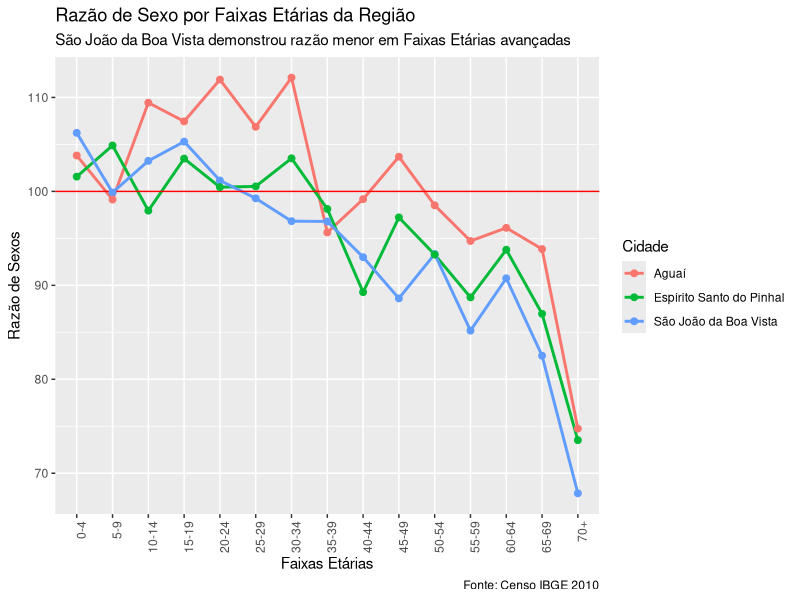
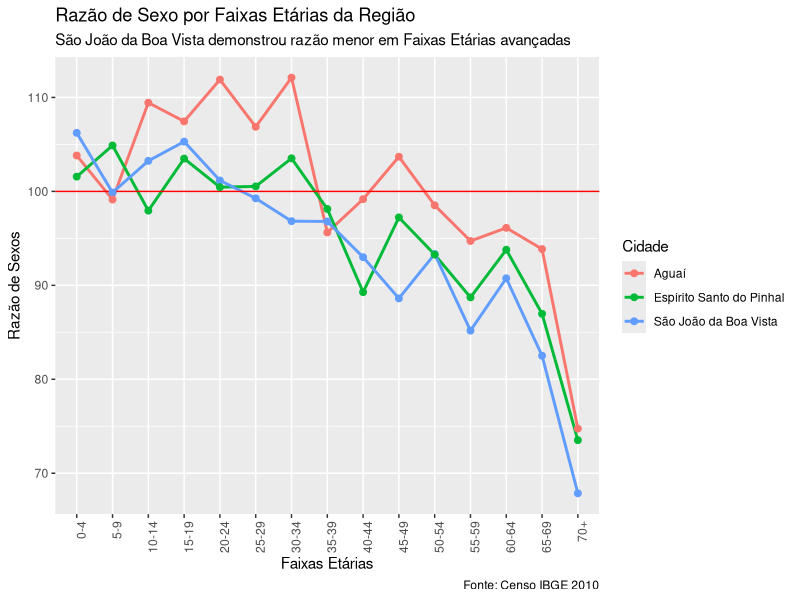

R code for these plots, in order:
library(ggplot2)

label_faixas <- c("0-4", "5-9", "10-14", "15-19", "20-24", "25-29",
                  "30-34", "35-39", "40-44", "45-49", "50-54",
                  "55-59", "60-64", "65-69", "70+")

# Razao de Sao Joao da Boa Vista

pop_m_sjbv <- c(2369,2560,3054,1914+1287,3406,3469,3295,3081,
                2989,2895,2687,2155,1726,1260,2399)

pop_f_sjbv <- c(2230,2563,2958,1897+1143,3367,3495,3403,3183,
                3214,3267,2879,2530,1902,1527,3535)

pop_tot_sjbv <- pop_m_sjbv+pop_f_sjbv

rs_sjbv <- round(pop_m_sjbv/pop_f_sjbv * 100, digits = 2)

# Razao de Espirito Santo do Pinhal

pop_m_pinhal <- c(1166,1331,1624,1035+657,1767,1707,1647,1573,
                  1497,1439,1302,1030,891,614,1227)

pop_f_pinhal <- c(1148,1269,1658,964+671,1759,1698,1591,1603,
                  1677,1480,1396,1161,950,706,1669)

pop_tot_pinhal <- pop_m_pinhal + pop_f_pinhal

rs_pinhal <- round(pop_m_pinhal/pop_f_pinhal * 100, digits = 2)

# Razao de Aguai

pop_m_aguai <- c(1170,1146,1391,906+565,1533,1540,1342,1095,
                 1081,1040,933,736,620,382,737)

pop_f_aguai <- c(1127,1156,1271,821+548,1370,1441,1197,1145,
                 1090,1003,947,777,645,407,986)

pop_tot_aguai <- pop_m_aguai + pop_f_aguai

rs_aguai <- round(pop_m_aguai/pop_f_aguai * 100, digits = 2)

# Definindo Tabelas
##Sao Joao

tabela_sjbv <- knitr::kable(data.frame(label_faixas,
                                       pop_m_sjbv, pop_f_sjbv,
                                       pop_tot_sjbv, rs_sjbv),
                            col.names= c("Faixa Etária",
                                         "Masculina", "Feminina",
                                         "Total", "Razão de Sexos"),
                            "latex")

##Pinhal

tabela_pinhal <- knitr::kable(data.frame(label_faixas,
                                         pop_m_pinhal, pop_f_pinhal,
                                       pop_tot_pinhal, rs_pinhal),
                            col.names= c("Faixa Etária",
                                         "Masculina", "Feminina",
                                         "Total", "Razão de Sexos"),
                            "latex")

##Aguai

tabela_aguai <- knitr::kable(data.frame(label_faixas, 
                                        pop_m_aguai, pop_f_aguai,
                                       pop_tot_aguai, rs_aguai),
                            col.names= c("Faixa Etária",
                                         "Masculina", "Feminina",
                                         "Total", "Razão de Sexos"),
                            "latex") 


############# grafico ggplot tidy

Cidade <- c(rep("São João da Boa Vista", 15), 
            rep("Espírito Santo do Pinhal", 15),
            rep("Aguaí", 15))

faixas_etarias <- factor(label_faixas,
                         levels = label_faixas)

razoes_sexo <- c(rs_sjbv, rs_pinhal, rs_aguai)

tabela_graph <- data.frame(Cidade, faixas_etarias, razoes_sexo)

ggplot(data=tabela_graph, aes(x=faixas_etarias, y=razoes_sexo,
                              color=Cidade, group=Cidade))+
  geom_line(size=1)+
  geom_hline(yintercept=100, color="red", size=0.5)+
  geom_point(size=2)+
  theme(axis.text.x = element_text(angle=90, hjust=1))+
  labs(x="Faixas Etárias", y="Razão de Sexos",
       title="Razão de Sexo por Faixas Etárias da Região",
       subtitle="São João da Boa Vista demonstrou razão menor em Faixas Etárias avançadas",
       caption="Fonte: Censo IBGE 2010")

ggsave("imagens/razao-linhas.png", dpi=300)
